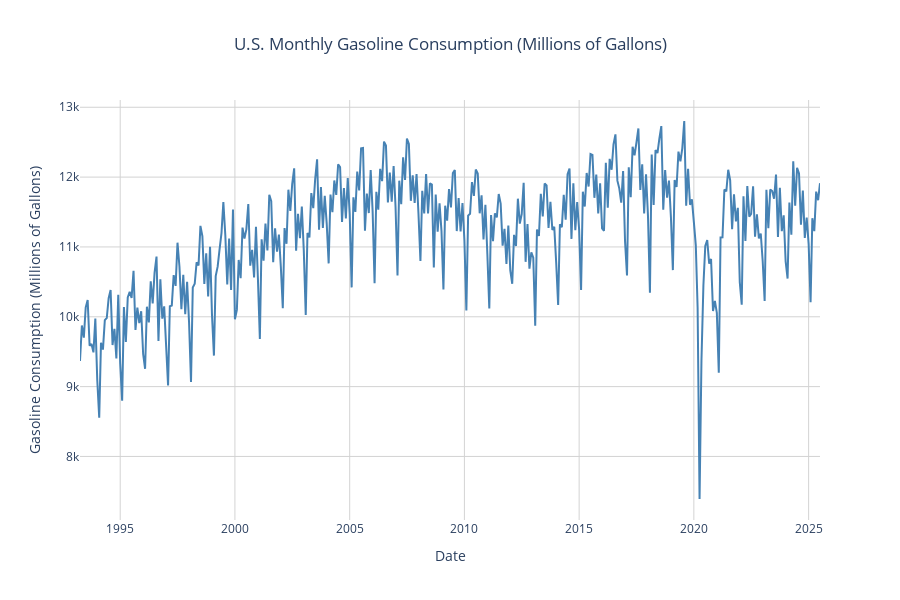

Notebook source saved alongside this figure:
### Markdown cell above
# Visualizing Trends in Consumption Data

### Code cell
# Create a line plot of monthly gasoline consumption over time

fig = px.line(
    consumption1,
    x="Date",
    y="Gasoline_Consumption(Millions of Gallons)",
    title="U.S. Monthly Gasoline Consumption (Millions of Gallons)",
    labels={
        "Date": "Date",
        "Gasoline_Consumption(Millions of Gallons)": "Gasoline Consumption (Millions of Gallons)"
    }
)

# Customize appearance
fig.update_traces(line=dict(color="steelblue", width=2))
fig.update_layout(
    template="plotly_white",
    title_x=0.5,
    xaxis=dict(showgrid=True, gridcolor="lightgray"),
    yaxis=dict(showgrid=True, gridcolor="lightgray"),
    hovermode="x unified",
    height=600
)

fig.show()

### Figure 1 — Plotly figure (JSON) as saved in the notebook; plotly's stock layout.template omitted (floating-point values rounded to 4 significant figures; data arrays with more than 128 entries replaced by an {"elided": "..."} marker saying what was removed)
{"data": [{"hovertemplate": "Date=%{x}<br>Gasoline Consumption (Millions of Gallons)=%{y}<extra></extra>", "legendgroup": "", "line": {"color": "steelblue", "dash": "solid", "width": 2}, "marker": {"symbol": "circle"}, "mode": "lines", "name": "", "orientation": "v", "showlegend": false, "type": "scatter", "x": {"elided": "388 str values"}, "xaxis": "x", "y": {"elided": "388 float values"}, "yaxis": "y"}], "layout": {"height": 600, "hovermode": "x unified", "legend": {"tracegroupgap": 0}, "title": {"text": "U.S. Monthly Gasoline Consumption (Millions of Gallons)", "x": 0.5}, "xaxis": {"anchor": "y", "domain": [0, 1], "gridcolor": "lightgray", "showgrid": true, "title": {"text": "Date"}}, "yaxis": {"anchor": "x", "domain": [0, 1], "gridcolor": "lightgray", "showgrid": true, "title": {"text": "Gasoline Consumption (Millions of Gallons)"}}}}
